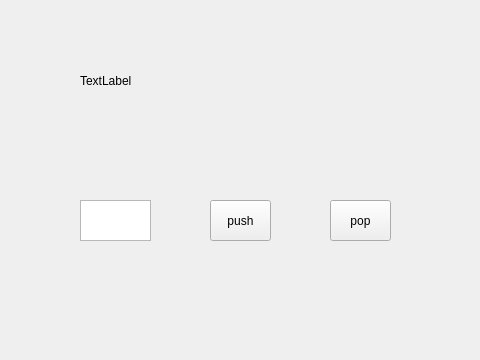
<?xml version="1.0" encoding="UTF-8"?>
<ui version="4.0">
 <class>Widget</class>
 <widget class="QWidget" name="Widget">
  <property name="geometry">
   <rect>
    <x>0</x>
    <y>0</y>
    <width>480</width>
    <height>360</height>
   </rect>
  </property>
  <property name="windowTitle">
   <string>Widget</string>
  </property>
  <widget class="QLabel" name="label">
   <property name="geometry">
    <rect>
     <x>80</x>
     <y>60</y>
     <width>321</width>
     <height>41</height>
    </rect>
   </property>
   <property name="text">
    <string>TextLabel</string>
   </property>
  </widget>
  <widget class="QPushButton" name="pushButton">
   <property name="geometry">
    <rect>
     <x>210</x>
     <y>200</y>
     <width>61</width>
     <height>41</height>
    </rect>
   </property>
   <property name="text">
    <string>push</string>
   </property>
  </widget>
  <widget class="QPushButton" name="pushButton_2">
   <property name="geometry">
    <rect>
     <x>330</x>
     <y>200</y>
     <width>61</width>
     <height>41</height>
    </rect>
   </property>
   <property name="text">
    <string>pop</string>
   </property>
  </widget>
  <widget class="QTextEdit" name="textEdit">
   <property name="geometry">
    <rect>
     <x>80</x>
     <y>200</y>
     <width>71</width>
     <height>41</height>
    </rect>
   </property>
  </widget>
 </widget>
 <layoutdefault spacing="6" margin="11"/>
 <resources/>
 <connections/>
</ui>
